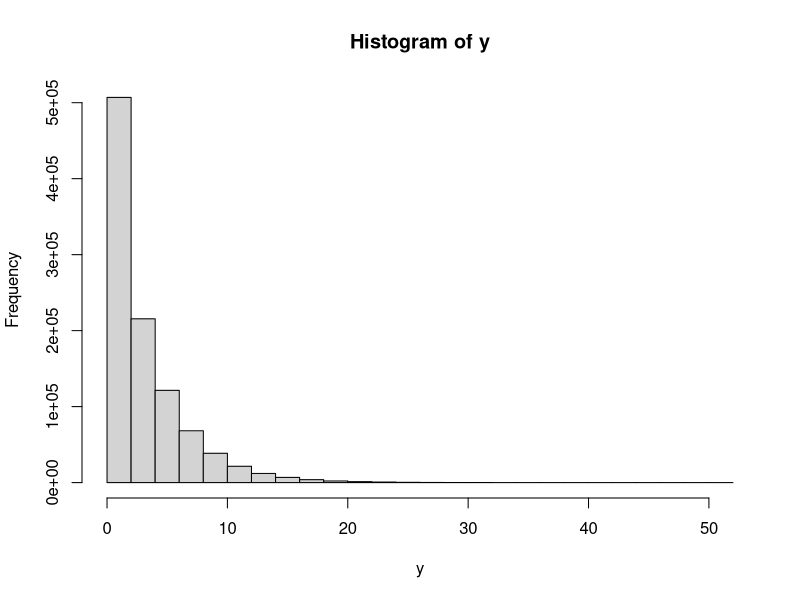
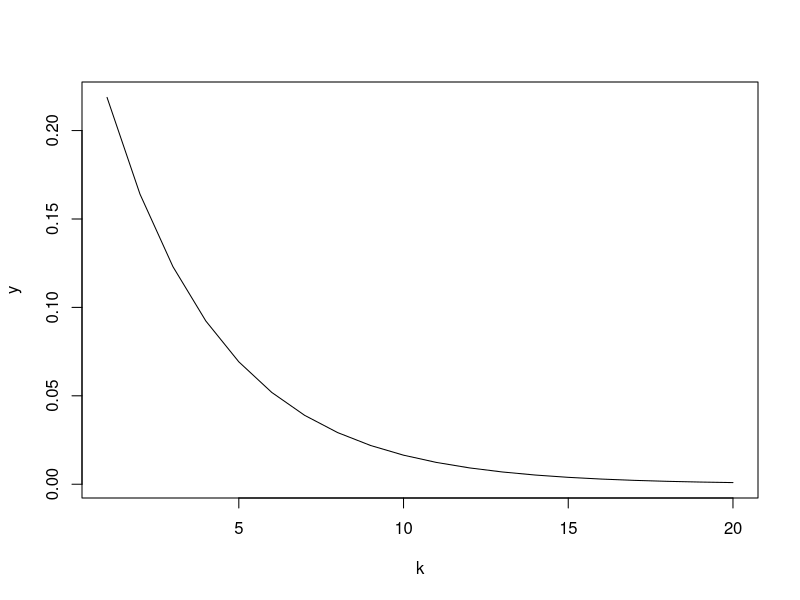
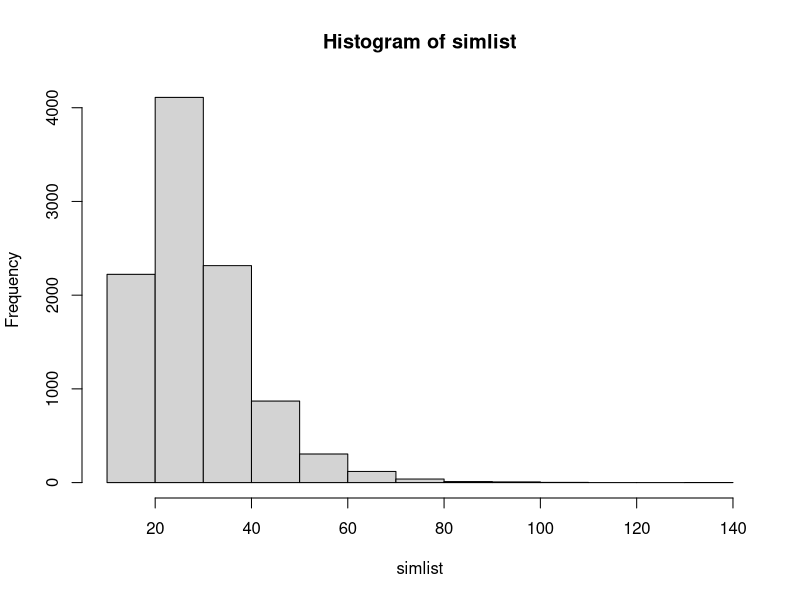

The R script that drew these images, in order:
## ---- chunk 1
it <- 1000000
p <- 1/7
n <- rgeom(it, p) + 1
y <- rbinom(it, size = n, p = 1/2)
hist(y)
mean(y)
var(y)
## ---- chunk 2
k <- 1:20
y <- (p/(1 - p)) * ((1 - p)/(1 + p))^k * (2/(1 + p))
plot(y ~ k, type = "l")
## ---- chunk 3
simcollect <- function(n) {
coupons <- 1:n
collection <- rep(0, n)
counts <- 0
while(sum(collection) < n) {
 i <- sample(coupons, 1)
 collection[i] <- 1
 counts <- counts + 1
}
counts
}

simlist <- replicate(10000, simcollect(10))
hist(simlist)
